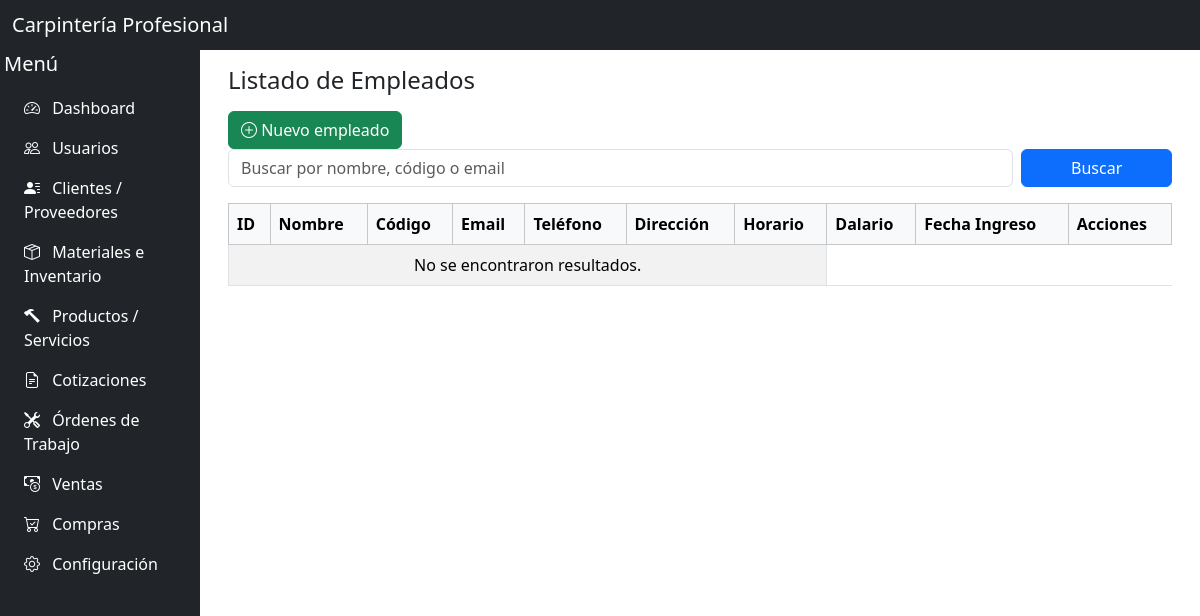
The page /dashboard/empleados.php on the database as committed earlier.
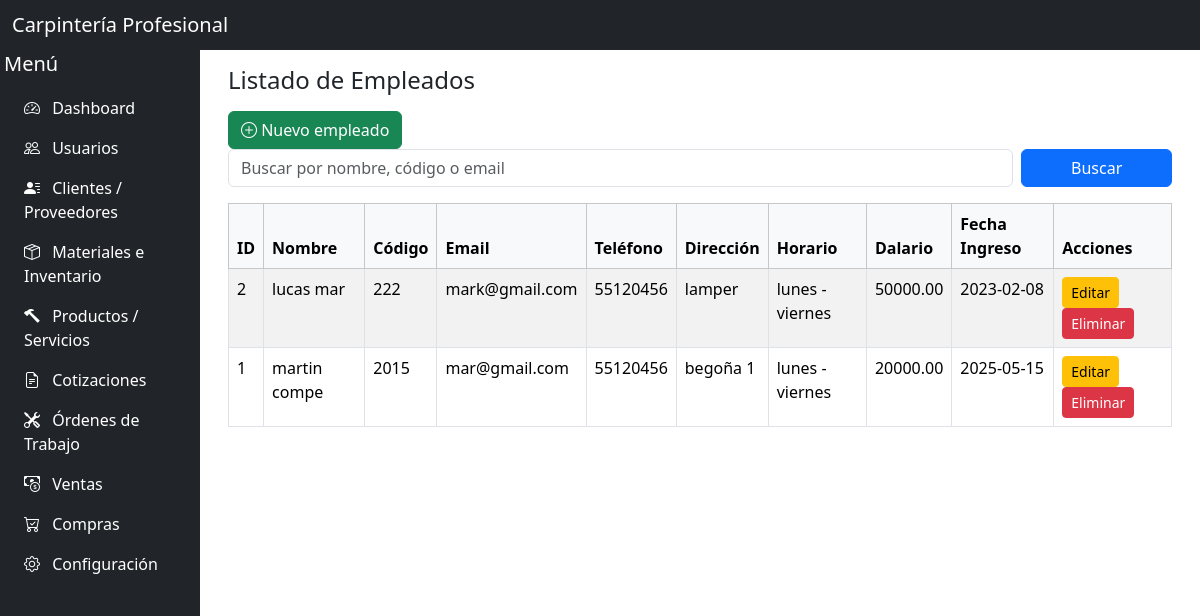
The same page on the database as committed later.
### tables this page shows
CREATE TABLE `empleados` (
  `id` int(11) NOT NULL,
  `nombre` varchar(100) NOT NULL,
  `apellido` varchar(50) DEFAULT NULL,
  `codigo` varchar(20) NOT NULL,
  `telefono` varchar(20) DEFAULT NULL,
  `direccion` varchar(100) DEFAULT NULL,
  `departamento_id` int(11) DEFAULT NULL,
  `email` varchar(100) DEFAULT NULL,
  `salario` decimal(10,2) DEFAULT NULL,
  `horario_trabajo` varchar(100) DEFAULT NULL,
  `fecha_ingreso` date DEFAULT NULL,
  `created_at` timestamp NOT NULL DEFAULT current_timestamp()
);

### dashboard/empleados.php (the view, shortened to what this page needs)
<?php
require_once("../includes/conexion.php");
$busqueda = trim($_GET['busqueda'] ?? '');
$pagina = isset($_GET['pagina']) && is_numeric($_GET['pagina']) ? (int)$_GET['pagina'] : 1;
$por_pagina = 10;
$offset = ($pagina - 1) * $por_pagina;
$condicion = "1";
$sql = "SELECT e.*   FROM empleados e
        WHERE $condicion
        ORDER BY e.created_at DESC
        LIMIT :offset, :limite";
$stmt = $pdo->prepare($sql);
$stmt->bindValue(':offset', $offset, PDO::PARAM_INT);
$stmt->bindValue(':limite', $por_pagina, PDO::PARAM_INT);
$stmt->execute();
$empleados = $stmt->fetchAll(PDO::FETCH_ASSOC);
?>
<?php include '../includes/header.php'; ?>
<?php include '../includes/nav.php'; ?>
<?php include '../includes/sidebar.php'; ?>
<main class="flex-grow-1 overflow-auto p-3" id="mainContent">
    <div class="container">
        <h4 class="mb-3">Listado de Empleados</h4>
        <a href="registrar_empleado.php" class="btn btn-success">
                <i class="bi bi-plus-circle"></i> Nuevo empleado
            </a>
        <form method="get" class="row g-2 mb-3">
            <div class="col-md-10">
                <input type="text" name="busqueda" class="form-control" placeholder="Buscar por nombre, código o email" value="<?= htmlspecialchars($busqueda) ?>">
            </div>
            <div class="col-md-2">
                <button type="submit" class="btn btn-primary w-100">Buscar</button>
            </div>
        </form>
        <div class="table-responsive">
            <table class="table table-bordered table-striped">
                <thead class="table-light">
                    <tr>
                        <th>ID</th>
                        <th>Nombre</th>
                        <th>Código</th>
                        <th>Email</th>
                        <th>Teléfono</th>
                        <th>Dirección</th>
                        <th>Horario</th>
                        <th>Dalario</th>
                        <th>Fecha Ingreso</th>
                        <th>Acciones</th>
                    </tr>
                </thead>
                <tbody>
                    <?php if (count($empleados) === 0): ?>
                        <tr><td colspan="7" class="text-center">No se encontraron resultados.</td></tr>
                    <?php else: ?>
                        <?php foreach ($empleados as $e): ?>
                            <tr>
                                <td><?= $e['id'] ?></td>
                                <td><?= htmlspecialchars($e['nombre'] . ' ' . $e['apellido']) ?></td>
                                <td><?= htmlspecialchars($e['codigo']) ?></td>
                                <td><?= htmlspecialchars($e['email']) ?></td>
                                <td><?= htmlspecialchars($e['telefono']) ?></td>
                                <td><?= htmlspecialchars($e['direccion']) ?></td>
                                <td><?= htmlspecialchars($e['horario_trabajo']) ?></td>
                                <td><?= htmlspecialchars($e['salario'] ?? 'Sin definir') ?></td>
                                <td><?= $e['fecha_ingreso'] ?></td>
                                <td>
                                    <a href="editar_empleado.php?id=<?= $e['id'] ?>" class="btn btn-sm btn-warning">Editar</a>
                                    <a href="eliminar_empleado.php?id=<?= $e['id'] ?>" class="btn btn-sm btn-danger" onclick="return confirm('¿Estás seguro de eliminar este empleado?')">Eliminar</a>
                                </td>
                            </tr>
                        <?php endforeach; ?>
                    <?php endif; ?>
                </tbody>
            </table>
        </div>
    </div>
</main>
<?php include '../includes/footer.php'; ?>

Rows that differ between the two databases and show on the page:
added empleados: id "2", nombre+apellido "lucas mar", codigo "222", email "mark@gmail.com", telefono "55120456", direccion "lamper", horario_trabajo "lunes -viernes", salario "50000.00", fecha_ingreso "2023-02-08"
added empleados: id "1", nombre+apellido "martin compe", codigo "2015", email "mar@gmail.com", telefono "55120456", direccion "begoña 1", horario_trabajo "lunes -viernes", salario "20000.00", fecha_ingreso "2025-05-15"
Other text that changed with them:
text no longer shown: "No se encontraron resultados."
